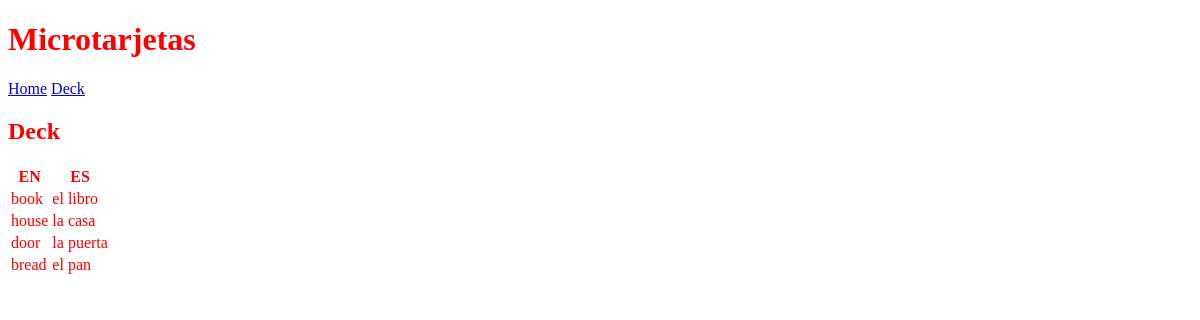
Before: /deck/ with the older database file.
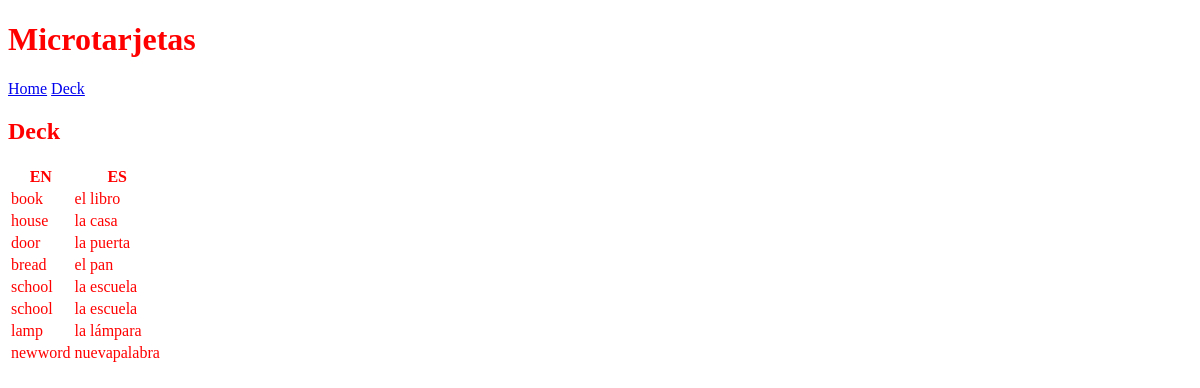
After: the same page with the newer database file.
### microtarjetas/models.py (models this page shows, shortened)
class Card(models.Model):
    word_en = models.CharField(max_length = 30)
    word_es = models.CharField(max_length = 30)

### microtarjetas/views.py (the view)
# urls.py: path('deck/', views.DeckView.as_view(), name='deck'),
class DeckView(ListView):
    model = Card
    template_name = "microtarjetas/deck.html"
    def get_context_data(self):
        context = super().get_context_data()
        context["cards"] = Card.objects.all()
        return context

### microtarjetas/templates/microtarjetas/deck.html (shortened to what this page needs)
{% extends 'base.html' %}
{% load static %}
{% block content %}
<div>
    <h2>Deck</h2>
    <table>
        <thead>
            <tr>
                <th>EN</th>
                <th>ES</th>
            </tr>
        </thead>
        <tbody>
            {% for card in cards %}
            <tr>
                <td>{{ card.word_en }}</td>
                <td>{{ card.word_es }}</td>
            </tr>
            {% endfor %}
        </tbody>
    </table>
</div>
{% endblock %}

### microtarjetas/templates/base.html (shortened to what this page needs)
{% load static %}
<!DOCTYPE html>
<html>
    <head>
        <link
            rel="stylesheet"
            type="text/css"
            href="{% static 'microtarjetas/style.css' %}"
        />
    </head>
    <body>
        <header>
            <h1>Microtarjetas</h1>
            <nav class="navbar">
                <a class="nav-item" href="{% url 'home' %}">Home</a>
                <a class="nav-item" href="{% url 'deck' %}">Deck</a>
            </nav>
        </header>
        <main>{% block content %}{% endblock %}</main>
    </body>
</html>

### microtarjetas/static/microtarjetas/style.css (style rules this page uses)
body { color:red; }

Changed rows visible on the page:
added Card: word_en "school", word_es "la escuela"
added Card: word_en "school", word_es "la escuela"
added Card: word_en "lamp", word_es "la lámpara"
added Card: word_en "newword", word_es "nuevapalabra"
